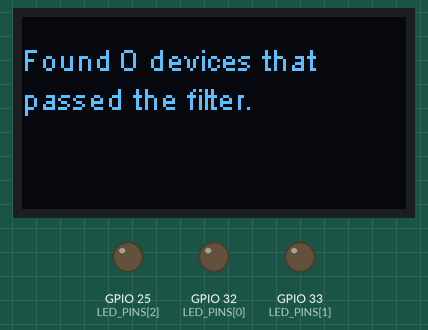
The program below on a simulated ESP32. Shown: 128×64 one-colour display, output pins drawn as LEDs (lit = HIGH). A WiFi scan finds three made-up networks; what the program prints to the serial monitor is not drawn.

Above: at 2.1 s.

The program:

main.cpp
```cpp
#include <Arduino.h>
#include <WiFi.h>

#include <string.h>
#include <map>

// For a connection via I2C using the Arduino Wire include:
#include <Wire.h>               // Only needed for Arduino 1.6.5 and earlier
#include "SSD1306Wire.h"        // legacy: #include "SSD1306.h"

/*
 * This is an array of pins for the LEDs you connect to the board.
 * You can add or remove pins at any time. The code has be written
 * to use an arbitrary number of pins, just make sure you update
 * the NUMPINS variable to reflect the number of defined pins.
 * This code will light them up in the order they're defined in
 * the array, so if {15, 16, 17} is used, and one network is found,
 * the LED connected to pin 15 will be lit. If two networks are found,
 * then the LEDs connected to pins 15 and 16 will be lit.
 */
const uint8_t LED_PINS[] = {32, 33, 25};
const uint8_t NUM_PINS = 3;

/*
 * This is your MAC address filter. The code is configured to compare the
 * MAC address of any found devices to the enabled segments in this filter.
 * You can thus filter on the first segment, the first three segments, just
 * the inner segments, or every other segment.
 * @see APPLY_FILTER
 *
 * Note that MAC addresses are in hexadecimal, so each segment is really
 * an integer (between 0 and 255), not a string. When defining this filter,
 * use hexadecimal numbers by adding a '0x' before the two characters from
 * the MAC address. (e.g. 1A:2B:3C:4D:5E:6F to {0x1A, 0x2B, 0x3C, ...}).
 */
const uint8_t MAC_FILTER[6] = {0xAC, 0xA3, 0x1E, 0x00, 0x00, 0x00};

/*
 * This is your MAC address filter segment enable. The first boolean corresponds
 * to the first segment in the filter, the second boolean to the second segment
 * in the filter, etc. If all are set to true, you'll be scanning for a single
 * full MAC address.
 *
 * This is pre-configured to enable filtering on the first three segments.
 */
const bool APPLY_FILTER[6] = {true, true, true, false, false, false};

/*
 * A constant to represent how many segments there are in a MAC address. You
 * don't really want to change this.
 */
const uint8_t NUM_MAC_SEGMENTS = 6;

/*
 * Flags for device count display methods.
 * DISP_LEDS: display the count using discrete LEDs, connected to LED_PINS pins.
 * DISP_OLED: display the count using a connected OLED display.
 * PRINT_FOUND_DEVICES: display the devices found by the WiFi scan, numbered, with RSSI.
 */
const bool DISP_LEDS = true;
const bool DISP_OLED = true;
const bool PRINT_FOUND_DEVICES = true;

/*
 * Definition for an attached OLED display. If the MELIFE ESP32 board from Amazon
 * is used, the defined pins should be correct. If nothing displays despite the
 * DISP_OLED flag being on, you may want to tune the second and third argument
 * pins in this definition.
 */
SSD1306Wire display(0x3c, 5, 4);  // ADDRESS, SDA, SCL  -  If not, they can be specified manually.

/*
 * A map that corresponds the signal strength to a given device to the
 * String version of its MAC address. You can use an OLED screen to
 * display the signal strengths, which may be useful for triangulating
 * the physical location of the device.
 */
std::map<String, int32_t> deviceSignalMap;

/*
 * A variable to keep track of the number of devices that passed the filter.
 */
uint16_t num_devices = 0;

/**
 * Searches for WiFi access points that meets the
 * @param filter The first three segments of the MAC address to filter by.
 * Only devices with a MAC address whose first three segments match the provided
 * filter are considered in the count.
 * @returns The number of devices found that match the filter.
 */
uint16_t count_devices(const uint8_t filter[3]) {
	// Scan for local devices.
	int16_t scanResults = WiFi.scanNetworks(false, true);
	// Maintain a count of found devices that pass the filter.
	uint16_t num_filtered = 0;

	// If no devices were found, print a message.
	if (scanResults == 0) Serial.println("No WiFi devices in AP Mode found");

	// If some devices were found, filter and count them.
	else {
		Serial.print("Found "); Serial.print(scanResults); Serial.println(" devices.");
		bool passes_filter = true;

		// For each of the scan results...
		for (int i = 0; i < scanResults; ++i) {
			// Retrieve further information about this results.
			String SSID = WiFi.SSID(i);
			int32_t RSSI = WiFi.RSSI(i);
			uint8_t* BSSID = WiFi.BSSID(i);
			String BSSIDstr = WiFi.BSSIDstr(i);

			if(PRINT_FOUND_DEVICES) {
				Serial.print(i + 1);
				Serial.print(": ");
				Serial.print(SSID);
				Serial.print(" - ");
				Serial.print(BSSIDstr);
				Serial.print(" (");
				Serial.print(RSSI);
				Serial.print(")");
				Serial.println("");
			}

			passes_filter = true;
			// Check if this device has a MAC address that passes the filter.
			for(uint8_t i = 0; i < NUM_MAC_SEGMENTS; i++) {
				if(APPLY_FILTER[i] && BSSID[i] != MAC_FILTER[i])
				passes_filter = false;
			}

			// If this device passed the filter...
			if(passes_filter) {
				// Map the BSSID (MAC address) to the measured signal strength.
						std::map<String, int32_t>::iterator it = deviceSignalMap.find(BSSIDstr);
						if(it != deviceSignalMap.end() && it->second != std::abs(RSSI))
							it->second = std::abs(RSSI);
						else
							deviceSignalMap.insert(std::make_pair(BSSIDstr, std::abs(RSSI)));

						// The device has passed the filter. Increment the number of found devices.
						num_filtered++;
			}
		}
	}

	// Clean up RAM by deleting the scan results.
	WiFi.scanDelete();

	return num_filtered;
}

/**
 * Display, either on an OLED display or using the LEDs defined by the LED_PINS pins,
 * the provided count of devices that passed the filter.
 */
void disp_count(const uint16_t count) {
	// If displaying the count using LEDs has been enabled, do so.
	if(DISP_LEDS) {
		for(uint8_t i = 0; i < NUM_PINS; i++) {
			if(i < count) {
				// Serial.println("Setting pin " + String(i) + " HIGH.");
				digitalWrite(LED_PINS[i], HIGH);
			}
			else {
				// Serial.println("Setting pin " + String(i) + " LOW.");
				digitalWrite(LED_PINS[i], LOW);
			}
		}
	}

	// If displaying the count using an OLED has been enabled, do so.
	if(DISP_OLED) {
		// Clear the display.
		display.clear();

		display.drawStringMaxWidth(0, 8, 128,
			"Found " + String(count) + " devices that passed the filter."
		);

		display.display();
	}
}

void setup() {
	Serial.begin(115200);
	Serial.println();

	WiFi.persistent(false);

	// If device counts are to be displayed on LEDS, initialize the associated pins.
	if(DISP_LEDS) {
		for(uint8_t i = 0; i < NUM_PINS; i++) {
			pinMode(LED_PINS[i], OUTPUT);
			digitalWrite(LED_PINS[i], LOW);
		}
	}

	// If device counts are to be displayed on an OLED display, initialize it.
	if(DISP_OLED) {
		display.init();
		// Remove this if the text on your display is upside down.
		display.flipScreenVertically();
		display.setFont(ArialMT_Plain_10);
		display.setTextAlignment(TEXT_ALIGN_LEFT);
		display.display();
	}
}

void loop() {

	// Scan networks and count how many pass the filter.
	num_devices = count_devices(MAC_FILTER);

	Serial.println("Counted " + String(num_devices) + " devices.");

	// Display the number of devices that passed the filter.
	disp_count(num_devices);

	delay(100);
}
```
